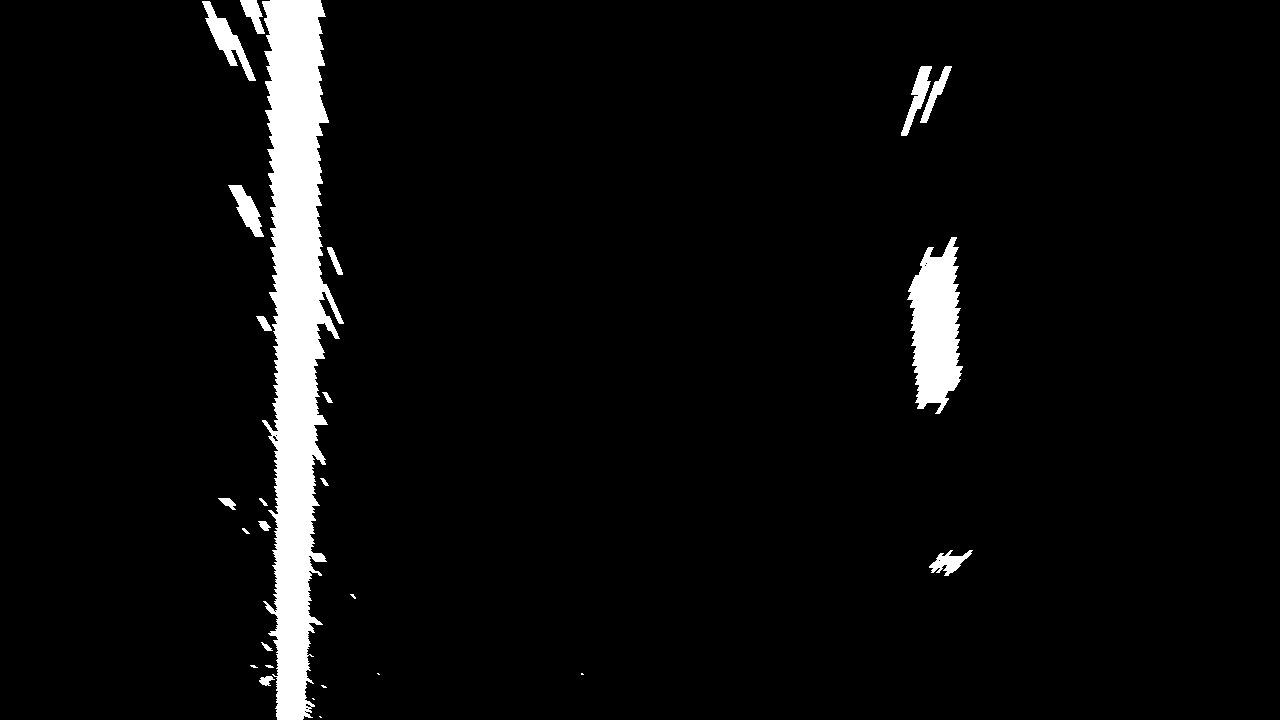
#> input picture output_images/perspective_binary/straight_lines1.jpg, 1280 x 720 px
$ python lane_detection.py   (older library calls are emulated)
#> lines starting #> are read from the running program, lines starting #| are printed output that depends on the picture; after the words box and inside, x2 and y2 are one past the last pixel; in counts of white or black regions, pixels touching at a corner belong together
import numpy as np
import matplotlib.image as mpimg
import matplotlib.pyplot as plt
import cv2


#picking up 1st channel as imread adds extra channels

binary_warped=mpimg.imread("output_images/perspective_binary/straight_lines1.jpg")
#> binary_warped is the input picture: shape (720, 1280, 4) float32; mean R, G, B, A 0.0475, 0.0475, 0.0475, 1
binary_warped=binary_warped[:,:,0]
#> binary_warped: shape (720, 1280) float32; values 0 (black) and 1 (white), 4.7% white; 26 white regions (8 under 20 px), largest, box (x1, y1, x2, y2) and area: (262, 0, 344, 720) 32212, (907, 237, 963, 414) 6539, (202, 1, 256, 81) 1223


print(binary_warped.shape)
#| (720, 1280)
#histogram of lower half of image
histogram=np.sum(binary_warped[binary_warped.shape[0]//2:,:],axis=0)
#> histogram = 1280 values, max 360 at index 278, min 0 at index 0, mean 13.02


out_img = np.dstack((binary_warped, binary_warped, binary_warped))

#midpoint of histogram
midpoint=len(histogram)//2
#> midpoint = 640


#left position of maxima
left_base=np.argmax(histogram[0:midpoint])
#> left_base = 278

#right position of maxima
right_base=np.argmax(histogram[midpoint:])+midpoint
#> right_base = 940

nonzero_pixels=binary_warped.nonzero()
#> nonzero_pixels = 43757 positions, rows 0 to 719, columns 202 to 972
nonzero_pixels_x=np.array(nonzero_pixels[1])
nonzero_pixels_y=np.array(nonzero_pixels[0])

number_of_windows=9

height_of_window=np.int(binary_warped.shape[0]//number_of_windows)
#> height_of_window = 80

#current left and right centres
current_left_centre=left_base
#> current_left_centre = 278
current_right_centre=right_base
#> current_right_centre = 940

all_left_ones=[]
all_right_ones=[]


#width of window
margin=100

minpixels=50

for window in range(number_of_windows):

    left_extreme_x=current_left_centre-margin
    left_sober_x=current_left_centre+margin
    right_extreme_x=current_right_centre+margin
    right_sober_x=current_right_centre-margin
    bottom_y=binary_warped.shape[0]-(window)*height_of_window
    top_y=binary_warped.shape[0]-(window+1)*height_of_window


    cv2.rectangle(out_img,(left_extreme_x,bottom_y),(left_sober_x,top_y),(0,255,0),2)
    cv2.rectangle(out_img,(right_extreme_x,bottom_y),(right_sober_x,top_y),(0,255,0),2)

    left_ones=((left_extreme_x < nonzero_pixels_x) & (left_sober_x > nonzero_pixels_x ) & (top_y<nonzero_pixels_y) & (bottom_y > nonzero_pixels_y )).nonzero()[0]

    right_ones=((right_extreme_x>nonzero_pixels_x) & (right_sober_x<nonzero_pixels_x) & (top_y<nonzero_pixels_y) & (bottom_y>nonzero_pixels_y)).nonzero()[0]


    all_left_ones.append(left_ones)
    all_right_ones.append(right_ones)

    if len(left_ones)>minpixels:
        current_left_centre=np.int(np.mean(nonzero_pixels_x[left_ones]))

    if len(right_ones)>minpixels:
        current_right_centre=np.int(np.mean(nonzero_pixels_x[right_ones]))
#> this loop made 9 passes
#> (left_extreme_x, left_sober_x, right_extreme_x, right_sober_x, current_left_centre, current_right_centre) on passes 2, 3, 4, 5, 6, 8, 9: (190, 390, 1040, 840, 292, 945), (192, 392, 1045, 845, 291, 953), (191, 391, 1053, 853, 295, 931), (195, 395, 1031, 831, 297, 935), (197, 397, 1035, 835, 300, 935), (186, 386, 1035, 835, 294, 921), (194, 394, 1021, 821, 277, 932)
#> (left_extreme_x, left_sober_x, right_extreme_x, right_sober_x, current_left_centre) on passes 1, 7: (178, 378, 1040, 840, 290), (200, 400, 1035, 835, 286)
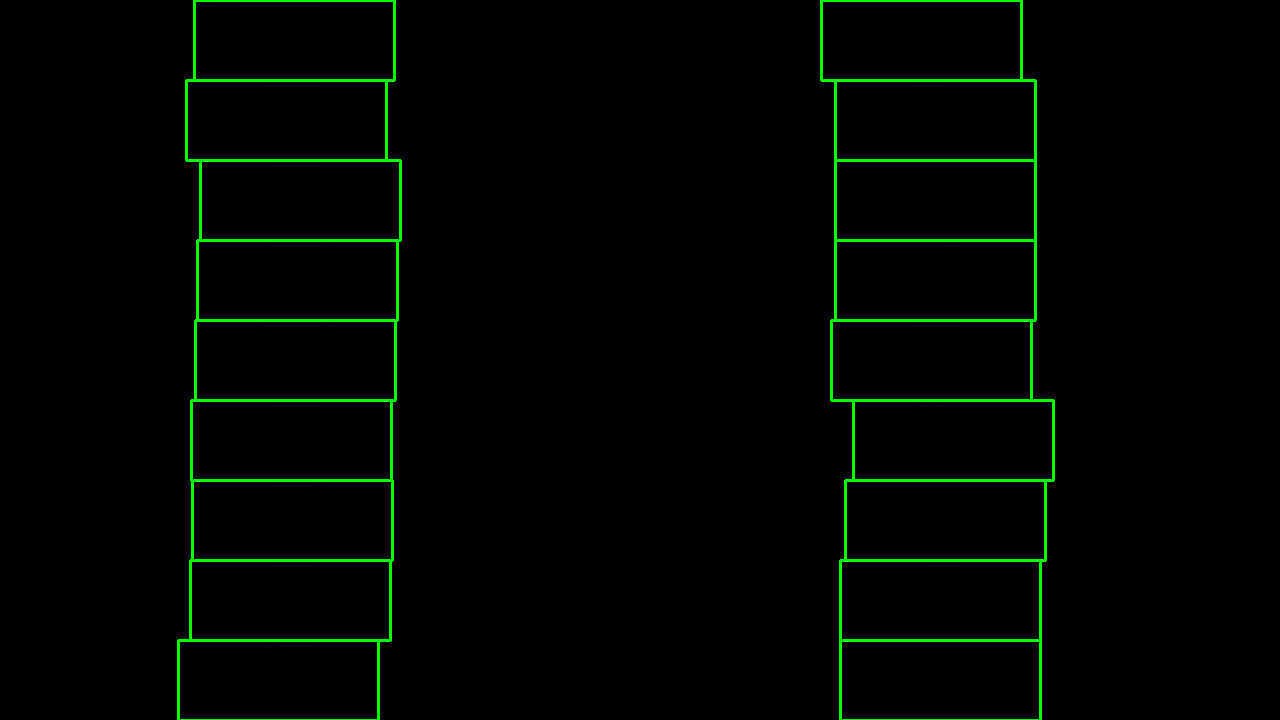
#> out_img: shape (720, 1280, 3) float32; mean of channels 0, 1, 2 0, 5.5, 0; drawn as R, G, B
#> after the loop, all_left_ones = 9 items; all_right_ones = 9 items

all_left_ones=np.concatenate(all_left_ones)
all_right_ones=np.concatenate(all_right_ones)
#> all_right_ones = 8147 values, max 38664 at index 300, min 5225 at index 7875, mean 22270.4

left_x=nonzero_pixels_x[all_left_ones]
left_y=nonzero_pixels_y[all_left_ones]
right_x=nonzero_pixels_x[all_right_ones]
#> right_x = 8147 values, max 972 at index 307, min 901 at index 7847, mean 934.6
right_y=nonzero_pixels_y[all_right_ones]
#> right_y = 8147 values, max 575 at index 296, min 66 at index 7875, mean 306.6

left_fit = np.polyfit(left_y, left_x, 2)
#> left_fit = [-0.000126, 0.103, 276.7]
right_fit = np.polyfit(right_y, right_x, 2)
#> right_fit = [1.88e-05, 0.0297, 923.5]

ploty = np.linspace(0, binary_warped.shape[0]-1, binary_warped.shape[0] )
#> ploty = 720 values from 0 to 719
left_fitx = left_fit[0]*ploty**2 + left_fit[1]*ploty + left_fit[2]
#> left_fitx = 720 values, max 297.5 at index 405, min 276.7 at index 0, mean 291.8
right_fitx = right_fit[0]*ploty**2 + right_fit[1]*ploty + right_fit[2]
#> right_fitx = 720 values from 923.5 to 954.6

out_img[nonzero_pixels_y[all_left_ones], nonzero_pixels_x[all_left_ones]] = [255, 0, 0]
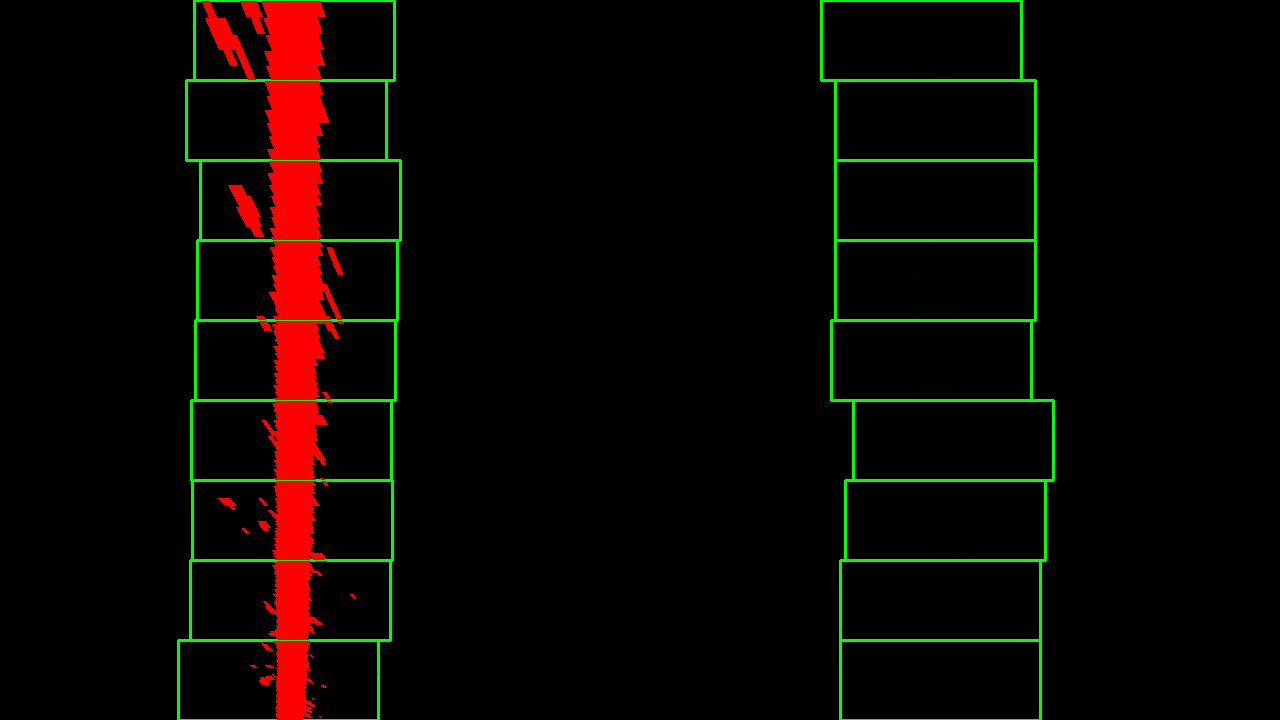
#> out_img: shape (720, 1280, 3) float32; 3.8% of pixels changed, all inside (x1, y1, x2, y2) = (202, 1, 378, 720); drawn as R, G, B
out_img[nonzero_pixels_y[all_right_ones], nonzero_pixels_y[all_right_ones]] = [0, 0, 255]
#> out_img: shape (720, 1280, 3) float32; 0.03% of pixels changed, all inside (x1, y1, x2, y2) = (66, 66, 576, 576)
plt.imshow(out_img)
plt.plot(left_fitx, ploty, color='yellow')
plt.plot(right_fitx, ploty, color='yellow')
plt.xlim(0, 1280)
plt.ylim(720, 0)
plt.show()
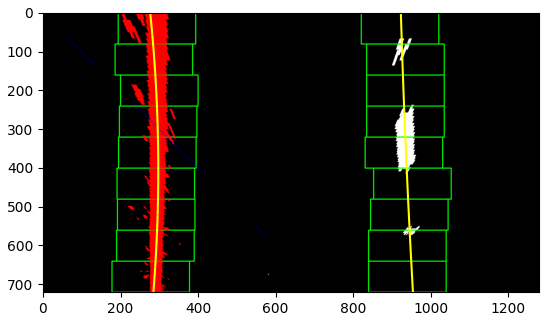
#> figure drawn by matplotlib, 1 panel

$ run again, with output_images/perspective_binary/straight_lines2.jpg copied over output_images/perspective_binary/straight_lines1.jpg
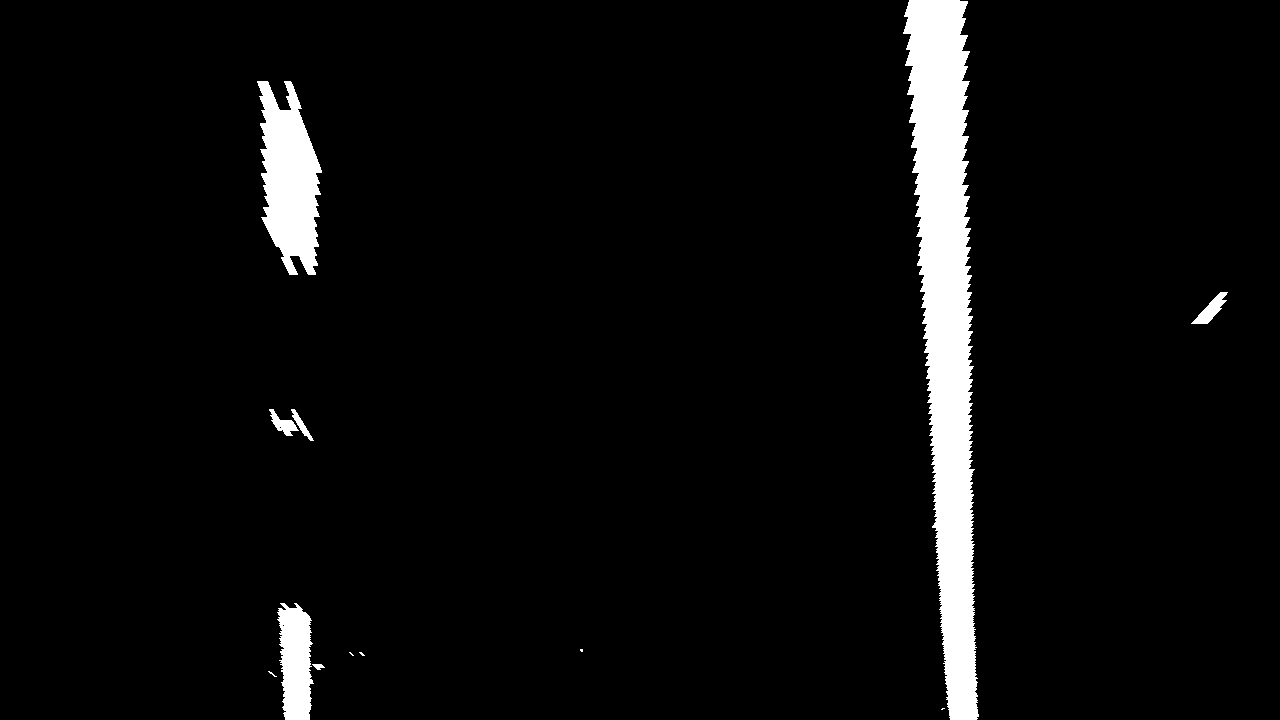
#> input picture output_images/perspective_binary/straight_lines2.jpg, 1280 x 720 px
#> binary_warped is the input picture: shape (720, 1280, 4) float32; mean R, G, B, A 0.0476, 0.0476, 0.0476, 1
#> binary_warped: shape (720, 1280) float32; values 0 (black) and 1 (white), 4.8% white; 12 white regions (5 under 20 px), largest, box (x1, y1, x2, y2) and area: (903, 0, 979, 720) 31490, (257, 81, 322, 275) 8114, (277, 603, 314, 720) 3235
#| (720, 1280)
#> histogram = 1280 values, max 360 at index 950, min 0 at index 0, mean 13.16
#> midpoint = 640
#> left_base = 286
#> right_base = 950
#> nonzero_pixels = 43913 positions, rows 0 to 719, columns 257 to 1227
#> `current_left_centre=left_base`: current_left_centre = 286
#> `current_right_centre=right_base`: current_right_centre = 950
#> the loop `for window in range(number_of_windows): ` made 9 passes
#> (left_extreme_x, left_sober_x, right_extreme_x, right_sober_x, current_left_centre, current_right_centre) on passes 1, 2, 4, 6, 7, 8: (186, 386, 1050, 850, 296, 960), (196, 396, 1060, 860, 293, 956), (193, 393, 1053, 853, 289, 950), (189, 389, 1048, 848, 298, 944), (198, 398, 1044, 844, 291, 941), (191, 391, 1041, 841, 283, 938)
#> after the loop `for window in range(number_of_windows):`:
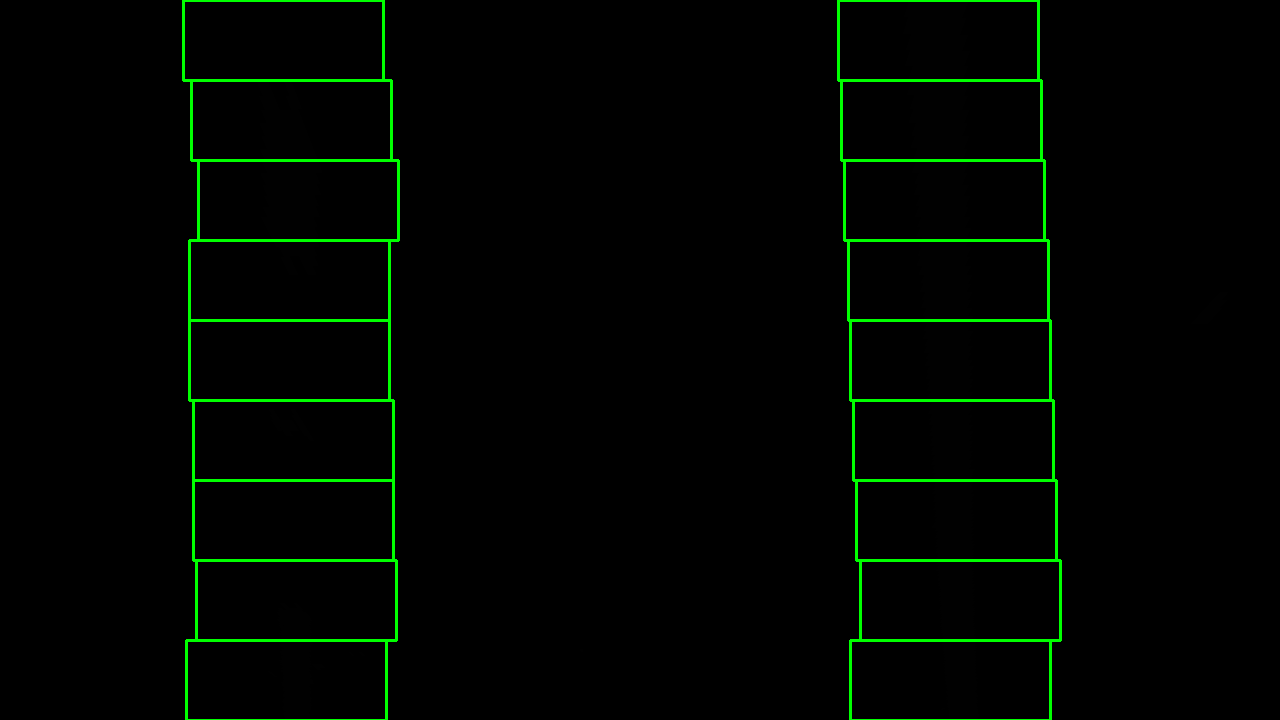
#> out_img: shape (720, 1280, 3) float32; mean of channels 0, 1, 2 0, 5.4, 0; drawn as R, G, B
#> after the loop `for window in range(number_of_windows):`: all_left_ones = 9 items
#> `all_left_ones=np.concatenate(all_left_ones)`: all_left_ones = 11827 values, max 43885 at index 2300, min 4655 at index 8922, mean 22003.3
#> left_x = 11827 values, max 364 at index 462, min 257 at index 8922, mean 291.1
#> left_y = 11827 values, max 719 at index 2276, min 81 at index 8922, mean 324.5
#> left_fit = [-0.000101, 0.0997, 274.3]
#> right_fit = [2.84e-06, 0.0359, 934.4]
#> left_fitx = 720 values, max 298.9 at index 493, min 274.3 at index 0, mean 292.7
#> right_fitx = 720 values from 934.4 to 961.7
#> `plt.show()`:
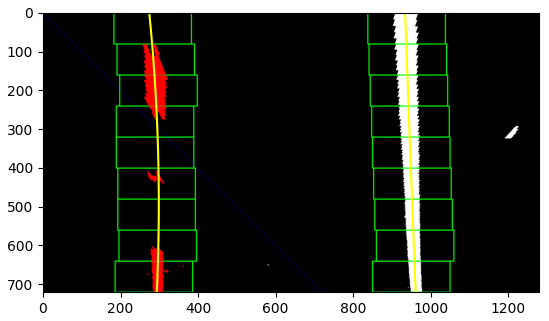
#> figure drawn by matplotlib, 1 panel

$ run again, with output_images/perspective_binary/test1.jpg copied over output_images/perspective_binary/straight_lines1.jpg
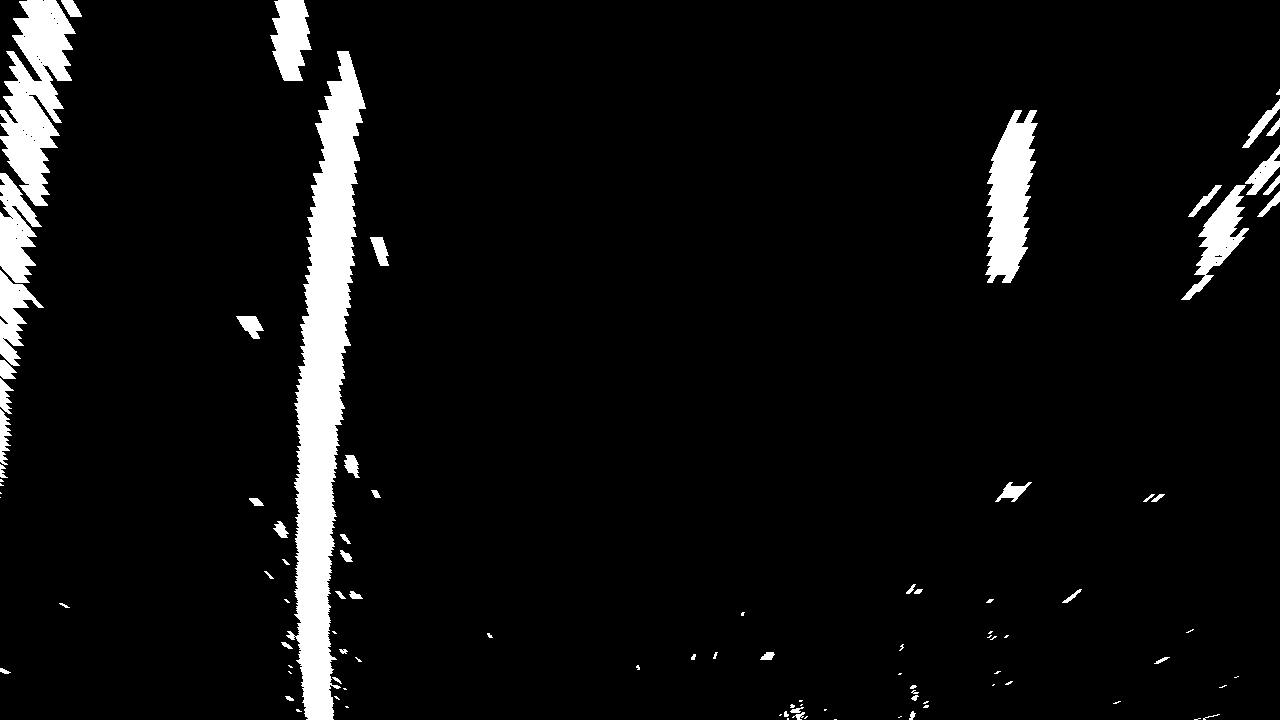
#> input picture output_images/perspective_binary/test1.jpg, 1280 x 720 px
#> binary_warped is the input picture: shape (720, 1280, 4) float32; mean R, G, B, A 0.0588, 0.0588, 0.0588, 1
#> binary_warped: shape (720, 1280) float32; values 0 (black) and 1 (white), 5.9% white; 97 white regions (44 under 20 px), largest, box (x1, y1, x2, y2) and area: (286, 51, 366, 720) 24675, (0, 0, 76, 206) 8588, (985, 110, 1038, 283) 5781
#| (720, 1280)
#> histogram = 1280 values, max 360 at index 308, min 0 at index 20, mean 12.64
#> midpoint = 640
#> left_base = 308
#> right_base = 912
#> nonzero_pixels = 54194 positions, rows 0 to 719, columns 0 to 1279
#> `current_left_centre=left_base`: current_left_centre = 308
#> `current_right_centre=right_base`: current_right_centre = 912
#> the loop `for window in range(number_of_windows): ` made 9 passes
#> (left_extreme_x, left_sober_x, right_extreme_x, right_sober_x, current_left_centre, current_right_centre) on passes 1, 2, 3, 6, 7, 8: (208, 408, 1012, 812, 316, 923), (216, 416, 1023, 823, 313, 948), (213, 413, 1048, 848, 313, 1012), (217, 417, 1112, 912, 330, 1004), (230, 430, 1104, 904, 333, 1008), (233, 433, 1108, 908, 340, 1016)
#> after the loop `for window in range(number_of_windows):`:
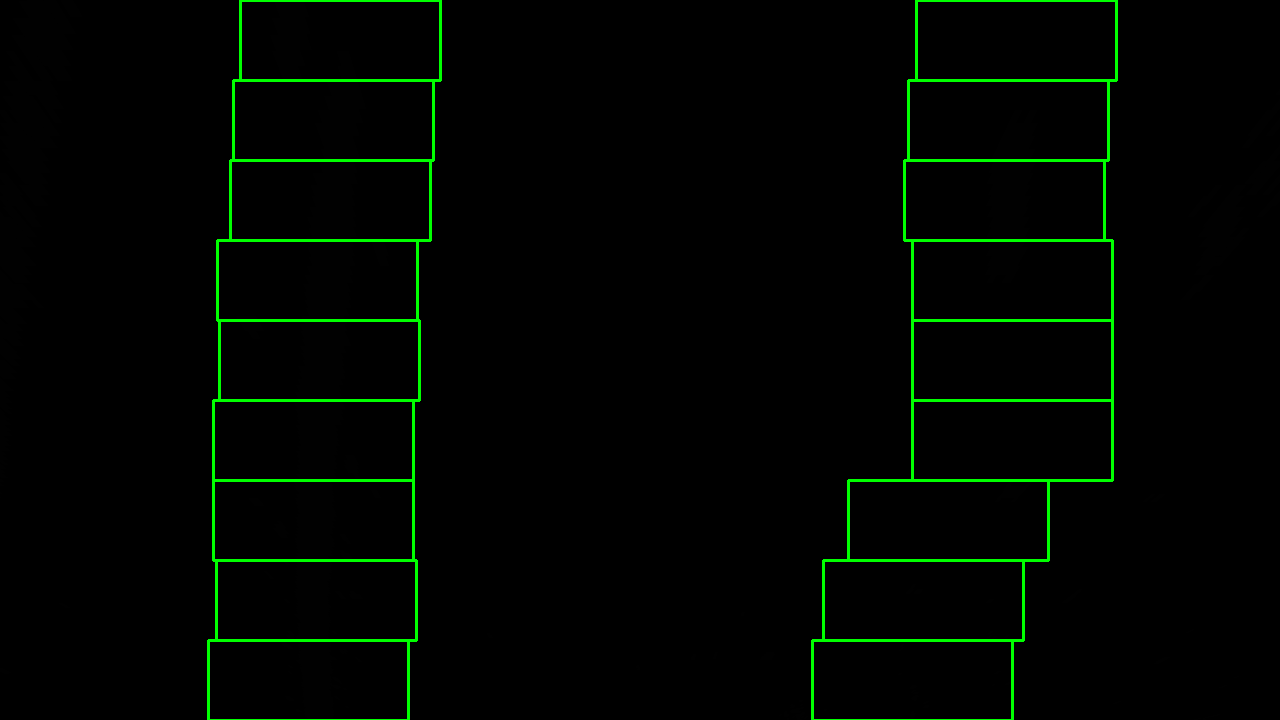
#> out_img: shape (720, 1280, 3) float32; mean of channels 0, 1, 2 0.1, 5.5, 0.1; drawn as R, G, B
#> after the loop `for window in range(number_of_windows):`: all_left_ones = 9 items
#> `all_right_ones=np.concatenate(all_right_ones)`: all_right_ones = 6338 values, max 54186 at index 186, min 9234 at index 4915, mean 23551.3
#> right_x = 6338 values, max 1037 at index 5138, min 824 at index 139, mean 1006.2
#> right_y = 6338 values, max 719 at index 180, min 110 at index 4915, mean 234.5
#> left_fit = [-0.000122, 0.0725, 315.2]
#> right_fit = [-0.00026, 0.0825, 1005.1]
#> left_fitx = 720 values, max 326 at index 297, min 304.3 at index 719, mean 320.3
#> right_fitx = 720 values, max 1011.7 at index 159, min 930.1 at index 719, mean 990
#> `plt.show()`:
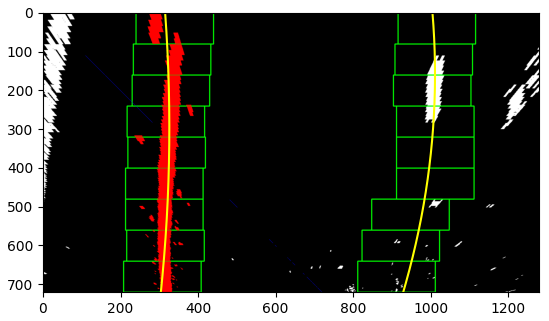
#> figure drawn by matplotlib, 1 panel
